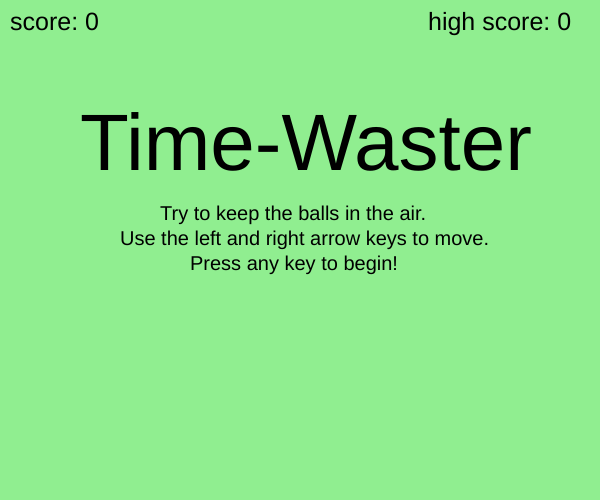
Frame 1 (no input)
Frame 60 (no input): identical to frame 1, image omitted
Frame 120 (the mouse pressed at the canvas centre since frame 60): identical to frame 1, image omitted

The p5.js sketch that drew this single still picture (run headless with seeded random() and noise() and a simulated clock; from frame 60 on, the mouse is pressed at the canvas centre):

// p5.js sketch
// ── sketch.js
  canvasWidth = 600;
  canvasHeight = 500;
  
  // originally 600x400

  colorOfStuff = '#000000'
  backgroundColor = '#90EE90'

  score = 0;
  highScore = 0;
  newHighScore = false;
  menu = true;


  var block =
  {
    x:300,
    y:canvasHeight-30,
    w:150,
    h:28,

    display:function()
    {
      stroke(255);
      strokeWeight(0);
      fill(colorOfStuff);
      rect(this.x, this.y, this.w, this.h);
    },
    move:function()
    {
      if (keyIsDown(LEFT_ARROW))
      {
        this.x = this.x - 10;
      }
      else if (keyIsDown(RIGHT_ARROW))
      {
        this.x = this.x + 10;
      };
    }


  };


  function Ball()
  {
    this.x = 300
    this.y = 30;
    this.diameter = 30;
    this.dx = .5;
    this.dy = .1;

    this.display = function()
    {
      stroke(255);
      strokeWeight(0);
      fill(colorOfStuff);
      ellipse(this.x,this.y,this.diameter,this.diameter);
    }
    this.move = function()
    {
      if (this.x + this.diameter/2 >= canvasWidth)
      {
        this.dx = -1*this.dx;

      };
      if (this.x - this.diameter/2 <= 0)
      {
        this.dx = -this.dx;
      };
      this.x = this.x + this.dx;


      if (this.y + this.diameter/2 >= block.y && this.y <= canvasHeight && ((this.x + this.diameter/2 - block.x <= block.w&& this.x + this.diameter/2 >= block.x)||(this.x - this.diameter/2 - block.x <= block.w&& this.x - this.diameter/2 >= block.x)))
      {
        this.dx = random(-4,4);
        this.dy = -this.dy;
        score++;
        if (score > highScore)
        {
          highScore = score;
          newHighScore = true;
        }
      }
      else
      {
        this.dy = this.dy + 0.35 ;
        // original speed 0.35
      };
    this.y = this.y + this.dy;
    }
    
    
    this.reset = function()
    {
        this.x = 300;
        this.y = 30;
        this.dx = .5;
        this.dy = .1;
        score = 0;
        // if(newHighScore)
        // {

        // }
        newHighScore = false;
        menu = true;
      
    }

  };



  function setup()
  {
    createCanvas(canvasWidth, canvasHeight);
    background(backgroundColor);
    ball = new Ball();
    ball2 = new Ball();
  }



  function draw()
  {
    background(backgroundColor);
    textSize(25);
    fill(colorOfStuff);
    text("score: " + score,10,30);
    text("high score: " + highScore,428,30);

    if (menu)
    {
    textSize(80);
    text("Time-Waster",80,170);
    textSize(20);
    text("Try to keep the balls in the air.",160,220);
    text("Use the left and right arrow keys to move.",120,245);
    text("Press any key to begin!",190,270);
    if (keyIsPressed)
    {
      menu = false;
    }

    }

    if (!menu)
    {
      ball.display();
      ball.move();
      block.display();
      block.move();
      
      if (score>5)
      {
        ball2.display();
        ball2.move();
      }
      
      if (ball.y > canvasHeight + 200 || ball2.y > canvasHeight + 200)
      {
        ball.reset();
        ball2.reset();
        
      }

    }

  }
